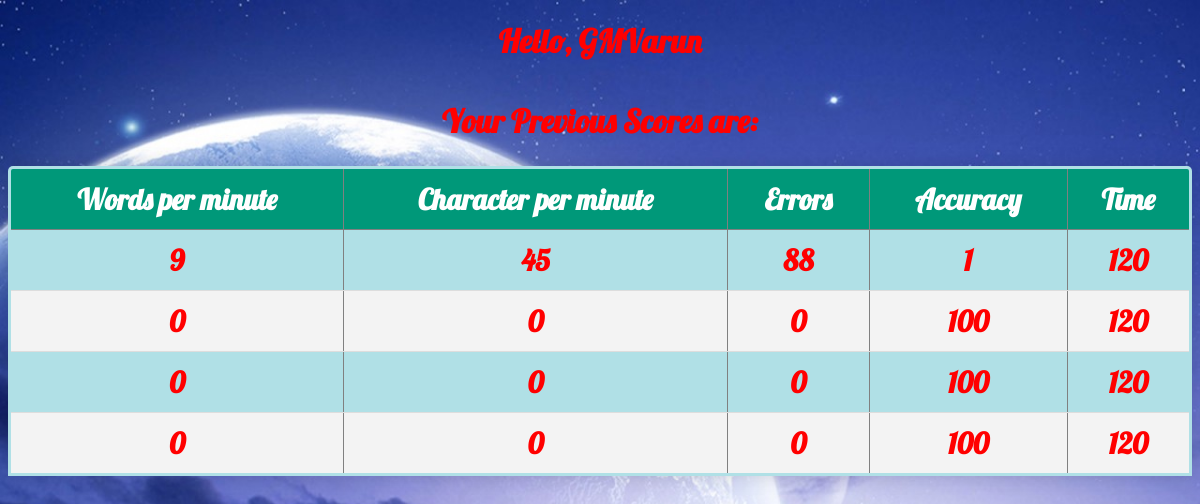
The app's page /Performance/ (signed in) with its own data.
### App/models.py (models this page shows)
class Previous_Score(models.Model):
    manager   =  models.ForeignKey(User,on_delete=models.CASCADE,default=None)
    Errors    =  models.IntegerField()
    Accuracy  =  models.IntegerField()
    C_pm      =  models.IntegerField()
    W_pm      =  models.IntegerField()
    Time      =  models.IntegerField()

### App/views.py (the view)
# urls.py: path('Performance/',Performance),
@login_required
def Performance(request):
    Scores         = Previous_Score.objects.filter(manager=request.user)
    return render(request,'Performance.html',{'Score' : Scores})

### App/templates/Performance.html (shortened to what this page needs)
<!DOCTYPE html>
<html lang="en">
<head>
    {% load static%}
</head>
<body>
    {% if user.is_authenticated %}
    <h1><center>Hello, {{user.username}} <br> <br>
        Your Previous Scores are: <br>
            {% if Score %}
            <table class="content-table" align="center" cellspacing="15"  border="3" width="100%" bgColor="Powderblue">
                <thead>
                <th>Words per minute </th>
                <th>Character per minute</th>
                <th>Errors</th>
                <th>Accuracy</th>
                <th>Time</th>
                </thead>
                {% for field in Score  %}
                    <tr align="center">
                        <td>{{ field.W_pm }}</td>
                        <td>{{ field.C_pm }}</td>
                        <td>{{ field.Errors }}</td>
                        <td>{{ field.Accuracy }}</td>
                        <td>{{ field.Time }}</td>
                    </tr>
                {% endfor %}
            </table>
            {% else %}
            <p>No Records Found</p>
            {% endif %}
    {% endif %}
    </h1></center>
</body>
</html>

### records on screen
Previous_Score: W_pm "9", C_pm "45", Errors "88", Accuracy "1", Time "120"
Previous_Score: W_pm "0", C_pm "0", Errors "0", Accuracy "100", Time "120"
Previous_Score: W_pm "0", C_pm "0", Errors "0", Accuracy "100", Time "120"
Previous_Score: W_pm "0", C_pm "0", Errors "0", Accuracy "100", Time "120"

### other values on screen
{{ user.username }} "GMVarun"
